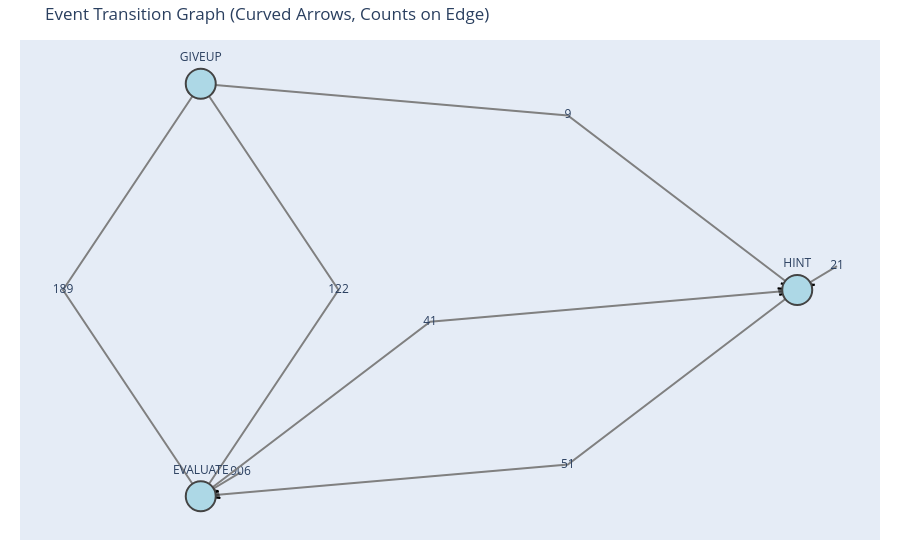

Here is the notebook cell this chart was saved with:
### Code cell
import networkx as nx
import plotly.graph_objects as go
from collections import defaultdict
import itertools
import numpy as np

# --- Count transitions ---
transition_counts = defaultdict(int)
for flow in event_flows.values():
    for i in range(len(flow)-1):
        transition_counts[(flow[i], flow[i+1])] += 1

# --- Nodes ---
all_events = list(set(itertools.chain.from_iterable(event_flows.values())))
Gtmp = nx.Graph()
Gtmp.add_nodes_from(all_events)
pos = nx.circular_layout(Gtmp)

# --- Helper for curved edges ---
def curved_edge(x0, y0, x1, y1, curvature=0.2):
    xm, ym = (x0+x1)/2, (y0+y1)/2
    dx, dy = x1-x0, y1-y0
    x_offset = -dy * curvature
    y_offset = dx * curvature
    return [x0, xm + x_offset, x1], [y0, ym + y_offset, y1]

# --- Build figure ---
fig = go.Figure()

for (start, end), count in transition_counts.items():
    x0, y0 = pos[start]
    x1, y1 = pos[end]

    if start == end:
        # small curve for self-loop
        offset = 0.1
        xs = [x0, x0+offset, x0]
        ys = [y0, y0+offset, y0]
        text_x, text_y = x0+offset, y0+offset
    else:
        xs, ys = curved_edge(x0, y0, x1, y1, curvature=0.2)
        text_x, text_y = xs[1], ys[1]

    # curved line
    fig.add_trace(go.Scatter(
        x=xs, y=ys,
        line=dict(width=2, color='gray'),
        mode='lines',
        hoverinfo='skip'
    ))

    # add a triangle at the end to mimic arrow
    arr_size = 0.05  # adjust for node distance
    angle = np.arctan2(y1 - ys[-2], x1 - xs[-2])
    arr_x = [x1 - arr_size*np.cos(angle+0.3), x1, x1 - arr_size*np.cos(angle-0.3)]
    arr_y = [y1 - arr_size*np.sin(angle+0.3), y1, y1 - arr_size*np.sin(angle-0.3)]
    fig.add_trace(go.Scatter(
        x=arr_x, y=arr_y, fill='toself', mode='lines', line=dict(color='black'),
        hoverinfo='skip', showlegend=False
    ))

    # count label
    fig.add_trace(go.Scatter(
        x=[text_x], y=[text_y],
        text=[str(count)],
        mode='text',
        textposition='middle center',
        showlegend=False,
        hoverinfo='skip'
    ))

# --- Nodes ---
node_x, node_y = [], []
for n in all_events:
    x, y = pos[n]
    node_x.append(x)
    node_y.append(y)

node_trace = go.Scatter(
    x=node_x, y=node_y,
    mode='markers+text',
    text=all_events,
    textposition='top center',
    marker=dict(size=30, color='lightblue', line_width=2),
    hovertext=all_events,
    hoverinfo='text',
    showlegend=False
)
fig.add_trace(node_trace)

# --- Layout ---
fig.update_layout(
    title="Event Transition Graph (Curved Arrows, Counts on Edge)",
    showlegend=False,
    margin=dict(l=20, r=20, t=40, b=20),
    xaxis=dict(showgrid=False, zeroline=False, showticklabels=False),
    yaxis=dict(showgrid=False, zeroline=False, showticklabels=False)
)

fig.show()

### Figure 1 — Plotly figure (JSON) as saved in the notebook; plotly's stock layout.template omitted (floating-point values rounded to 4 significant figures)
{"data": [{"hoverinfo": "skip", "line": {"color": "gray", "width": 2}, "mode": "lines", "type": "scatter", "x": [-0.5, -0.4, -0.5], "y": [-0.866, -0.766, -0.866]}, {"fill": "toself", "hoverinfo": "skip", "line": {"color": "black"}, "mode": "lines", "showlegend": false, "type": "scatter", "x": [-0.4767, -0.5, -0.4558], "y": [-0.8218, -0.866, -0.8427]}, {"hoverinfo": "skip", "mode": "text", "showlegend": false, "text": ["906"], "textposition": "middle center", "type": "scatter", "x": [-0.4], "y": [-0.766]}, {"hoverinfo": "skip", "line": {"color": "gray", "width": 2}, "mode": "lines", "type": "scatter", "x": [-0.5, -0.8464, -0.5], "y": [-0.866, -3.974e-08, 0.866]}, {"fill": "toself", "hoverinfo": "skip", "line": {"color": "black"}, "mode": "lines", "showlegend": false, "type": "scatter", "x": [-0.504, -0.5, -0.5315], "y": [0.8162, 0.866, 0.8272]}, {"hoverinfo": "skip", "mode": "text", "showlegend": false, "text": ["189"], "textposition": "middle center", "type": "scatter", "x": [-0.8464], "y": [-3.974e-08]}, {"hoverinfo": "skip", "line": {"color": "gray", "width": 2}, "mode": "lines", "type": "scatter", "x": [-0.5, -0.1536, -0.5], "y": [0.866, 1.987e-08, -0.866]}, {"fill": "toself", "hoverinfo": "skip", "line": {"color": "black"}, "mode": "lines", "showlegend": false, "type": "scatter", "x": [-0.496, -0.5, -0.4685], "y": [-0.8162, -0.866, -0.8272]}, {"hoverinfo": "skip", "mode": "text", "showlegend": false, "text": ["122"], "textposition": "middle center", "type": "scatter", "x": [-0.1536], "y": [1.987e-08]}, {"hoverinfo": "skip", "line": {"color": "gray", "width": 2}, "mode": "lines", "type": "scatter", "x": [-0.5, 0.07679, 1], "y": [-0.866, -0.133, 1.987e-08]}, {"fill": "toself", "hoverinfo": "skip", "line": {"color": "black"}, "mode": "lines", "showlegend": false, "type": "scatter", "x": [0.9548, 1, 0.9506], "y": [-0.02144, 1.987e-08, 0.007813]}, {"hoverinfo": "skip", "mode": "text", "showlegend": false, "text": ["41"], "textposition": "middle center", "type": "scatter", "x": [0.07679], "y": [-0.133]}, {"hoverinfo": "skip", "line": {"color": "gray", "width": 2}, "mode": "lines", "type": "scatter", "x": [1, 0.4232, -0.5], "y": [1.987e-08, -0.733, -0.866]}, {"fill": "toself", "hoverinfo": "skip", "line": {"color": "black"}, "mode": "lines", "showlegend": false, "type": "scatter", "x": [-0.4548, -0.5, -0.4506], "y": [-0.8446, -0.866, -0.8738]}, {"hoverinfo": "skip", "mode": "text", "showlegend": false, "text": ["51"], "textposition": "middle center", "type": "scatter", "x": [0.4232], "y": [-0.733]}, {"hoverinfo": "skip", "line": {"color": "gray", "width": 2}, "mode": "lines", "type": "scatter", "x": [1, 1.1, 1], "y": [1.987e-08, 0.1, 1.987e-08]}, {"fill": "toself", "hoverinfo": "skip", "line": {"color": "black"}, "mode": "lines", "showlegend": false, "type": "scatter", "x": [1.023, 1, 1.044], "y": [0.04422, 1.987e-08, 0.02333]}, {"hoverinfo": "skip", "mode": "text", "showlegend": false, "text": ["21"], "textposition": "middle center", "type": "scatter", "x": [1.1], "y": [0.1]}, {"hoverinfo": "skip", "line": {"color": "gray", "width": 2}, "mode": "lines", "type": "scatter", "x": [-0.5, 0.4232, 1], "y": [0.866, 0.733, 1.987e-08]}, {"fill": "toself", "hoverinfo": "skip", "line": {"color": "black"}, "mode": "lines", "showlegend": false, "type": "scatter", "x": [0.9588, 1, 0.9821], "y": [0.0284, 1.987e-08, 0.04668]}, {"hoverinfo": "skip", "mode": "text", "showlegend": false, "text": ["9"], "textposition": "middle center", "type": "scatter", "x": [0.4232], "y": [0.733]}, {"hoverinfo": "text", "hovertext": ["HINT", "GIVEUP", "EVALUATE"], "marker": {"color": "lightblue", "line": {"width": 2}, "size": 30}, "mode": "markers+text", "showlegend": false, "text": ["HINT", "GIVEUP", "EVALUATE"], "textposition": "top center", "type": "scatter", "x": [1, -0.5, -0.5], "y": [1.987e-08, 0.866, -0.866]}], "layout": {"margin": {"b": 20, "l": 20, "r": 20, "t": 40}, "showlegend": false, "title": {"text": "Event Transition Graph (Curved Arrows, Counts on Edge)"}, "xaxis": {"showgrid": false, "showticklabels": false, "zeroline": false}, "yaxis": {"showgrid": false, "showticklabels": false, "zeroline": false}}}
